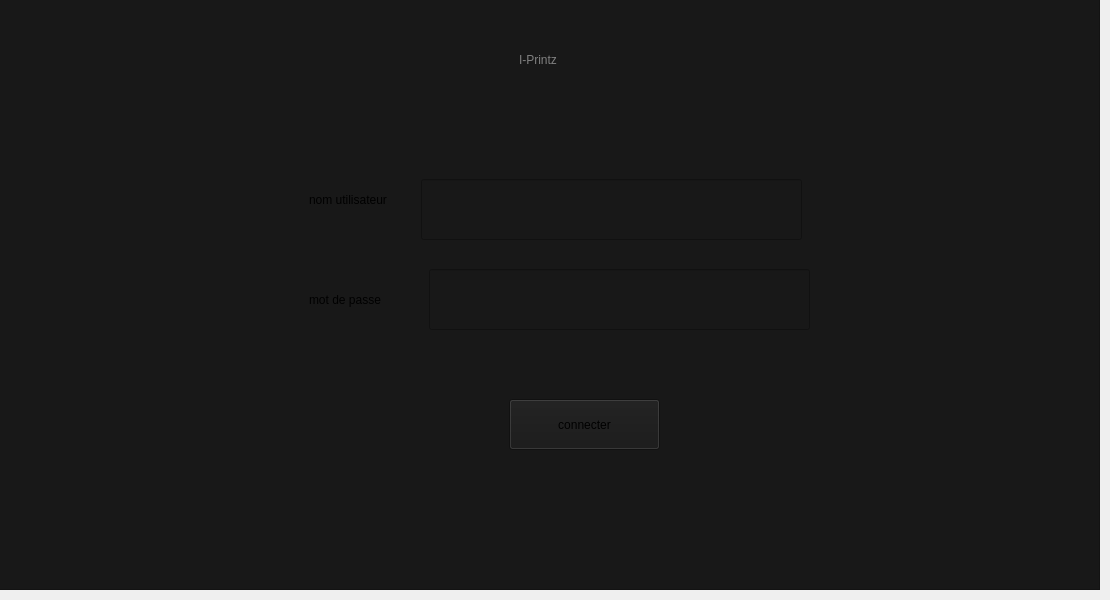
    <widget class="QWidget" name="login">
     <widget class="QFrame" name="frame">
      <property name="geometry">
       <rect>
        <x>-1</x>
        <y>-1</y>
        <width>1101</width>
        <height>591</height>
       </rect>
      </property>
      <property name="styleSheet">
       <string notr="true">background-color:#181818</string>
      </property>
      <property name="frameShape">
       <enum>QFrame::StyledPanel</enum>
      </property>
      <property name="frameShadow">
       <enum>QFrame::Raised</enum>
      </property>
      <widget class="QLabel" name="label_3">
       <property name="geometry">
        <rect>
         <x>310</x>
         <y>180</y>
         <width>111</width>
         <height>41</height>
        </rect>
       </property>
       <property name="styleSheet">
        <string notr="true">font: 75 12pt &quot;MS Shell Dlg 2&quot;;</string>
       </property>
       <property name="text">
        <string>nom utilisateur</string>
       </property>
      </widget>
      <widget class="QLabel" name="label_4">
       <property name="geometry">
        <rect>
         <x>310</x>
         <y>280</y>
         <width>111</width>
         <height>41</height>
        </rect>
       </property>
       <property name="styleSheet">
        <string notr="true">font: 75 12pt &quot;MS Shell Dlg 2&quot;;</string>
       </property>
       <property name="text">
        <string>mot de passe</string>
       </property>
      </widget>
      <widget class="QLabel" name="label_5">
       <property name="geometry">
        <rect>
         <x>520</x>
         <y>40</y>
         <width>201</width>
         <height>41</height>
        </rect>
       </property>
       <property name="styleSheet">
        <string notr="true">font: 75 18pt &quot;MS Shell Dlg 2&quot;;
color:grey;</string>
       </property>
       <property name="text">
        <string>I-Printz</string>
       </property>
      </widget>
      <widget class="QPushButton" name="pushButton_2">
       <property name="geometry">
        <rect>
         <x>510</x>
         <y>400</y>
         <width>151</width>
         <height>51</height>
        </rect>
       </property>
       <property name="styleSheet">
        <string notr="true">font: 75 11pt &quot;MS Shell Dlg 2&quot;;</string>
       </property>
       <property name="text">
        <string>connecter</string>
       </property>
       <property name="icon">
        <iconset>
         <normaloff>icon/log-in.svg</normaloff>icon/log-in.svg</iconset>
       </property>
      </widget>
      <widget class="QLineEdit" name="lineEdit_29">
       <property name="geometry">
        <rect>
         <x>422</x>
         <y>180</y>
         <width>381</width>
         <height>61</height>
        </rect>
       </property>
      </widget>
      <widget class="QLineEdit" name="lineEdit_30">
       <property name="geometry">
        <rect>
         <x>430</x>
         <y>270</y>
         <width>381</width>
         <height>61</height>
        </rect>
       </property>
      </widget>
     </widget>
    </widget>
